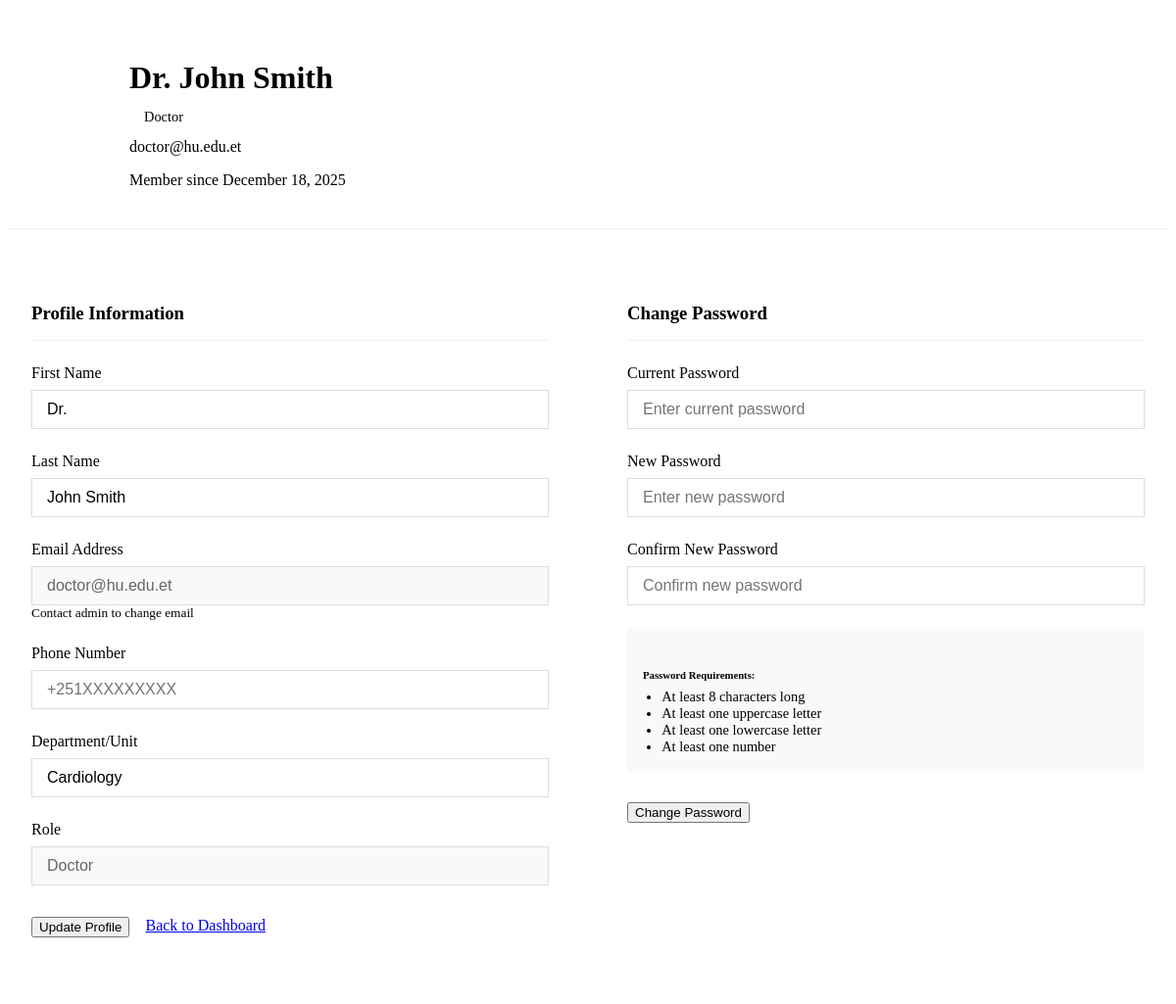
The app's page /profile.php (signed in) with its own data.
### tables this page shows
CREATE TABLE IF NOT EXISTS users (
    id INT AUTO_INCREMENT PRIMARY KEY,
    email VARCHAR(100) UNIQUE NOT NULL,
    password VARCHAR(255) NOT NULL,
    full_name VARCHAR(100) NOT NULL,
    user_role ENUM('admin', 'doctor', 'nurse', 'patient') DEFAULT 'patient',
    department VARCHAR(100),
    specialization VARCHAR(100),
    phone VARCHAR(20),
    address TEXT,
    profile_image VARCHAR(255),
    status ENUM('active', 'inactive', 'pending') DEFAULT 'pending',
    last_login DATETIME,
    created_at TIMESTAMP DEFAULT CURRENT_TIMESTAMP,
    updated_at TIMESTAMP DEFAULT CURRENT_TIMESTAMP ON UPDATE CURRENT_TIMESTAMP,
    INDEX idx_status (status)
);

### database.php (called while the page is built, shortened)
<?php
class Database
{
    private static $pdo = null;
    public static function connect()
    {
        if (self::$pdo === null) {
            try {
                $host = 'localhost';
                $dbname = 'haramaya_cms';
                $username = 'root';
                $password = '';
                self::$pdo = new PDO(
                    "mysql:host=$host;dbname=$dbname;charset=utf8mb4",
                    $username,
                    $password,
                    [
                        PDO::ATTR_ERRMODE => PDO::ERRMODE_EXCEPTION,
                        PDO::ATTR_DEFAULT_FETCH_MODE => PDO::FETCH_ASSOC,
                        PDO::ATTR_EMULATE_PREPARES => false
                    ]
                );
            } catch (PDOException $e) {
                die("Database connection failed: " . $e->getMessage());
            }
        }
        return self::$pdo;
    }
    public static function fetch($sql, $params = [])
    {
        $pdo = self::connect();
        $stmt = $pdo->prepare($sql);
        $stmt->execute($params);
        return $stmt->fetch();
    }
}

### functions.php (called while the page is built, shortened)
<?php
require_once 'database.php';
class Helper
{
    public static function formatDate($date, $format = 'F j, Y')
    {
        return date($format, strtotime($date));
    }
}
?>

### profile.php (the view, shortened to what this page needs)
<?php
require_once '../includes/functions.php';
$user = Database::fetch("SELECT * FROM users WHERE id = ?", [$_SESSION['user_id']]);
$name_parts = explode(' ', $user['full_name'] ?? '', 2);
$user['first_name'] = $name_parts[0] ?? '';
$user['last_name'] = $name_parts[1] ?? '';
$user['role'] = $user['user_role'] ?? $user['role'] ?? 'staff';
?>
<div class="profile-container">
    <div class="container">
        <div class="profile-header">
            <div class="profile-avatar">
            </div>
            <div class="profile-info">
                <h1><?php echo htmlspecialchars($user['first_name'] . ' ' . $user['last_name']); ?></h1>
                <span class="profile-role"><?php echo htmlspecialchars($user['role']); ?></span>
                <p style="margin-top: 0.5rem; color: var(--gray-color);">
                    <i class="fas fa-envelope"></i> <?php echo htmlspecialchars($user['email']); ?>
                </p>
                <p style="color: var(--gray-color);">
                    Member since <?php echo Helper::formatDate($user['created_at']); ?>
                </p>
            </div>
        </div>
        <div class="profile-content">
            <div class="profile-section">
                <h3 class="section-title">Profile Information</h3>
                <form method="POST" action="">
                    <div class="form-group">
                        <label for="first_name">First Name</label>
                        <input type="text" id="first_name" name="first_name" class="form-control" required
                            value="<?php echo htmlspecialchars($user['first_name']); ?>">
                    </div>
                    <div class="form-group">
                        <label for="last_name">Last Name</label>
                        <input type="text" id="last_name" name="last_name" class="form-control" required
                            value="<?php echo htmlspecialchars($user['last_name']); ?>">
                    </div>
                    <div class="form-group">
                        <label for="email">Email Address</label>
                        <input type="email" id="email" name="email" class="form-control readonly-field"
                            value="<?php echo htmlspecialchars($user['email']); ?>" readonly>
                        <small style="color: var(--gray-color);">Contact admin to change email</small>
                    </div>
                    <div class="form-group">
                        <label for="phone">Phone Number</label>
                        <input type="tel" id="phone" name="phone" class="form-control" placeholder="+251XXXXXXXXX"
                            value="<?php echo htmlspecialchars($user['phone'] ?? ''); ?>">
                    </div>
                    <div class="form-group">
                        <label for="department">Department/Unit</label>
                        <input type="text" id="department" name="department" class="form-control"
                            placeholder="Enter your department"
                            value="<?php echo htmlspecialchars($user['department'] ?? ''); ?>">
                    </div>
                    <div class="form-group">
                        <label for="role">Role</label>
                        <input type="text" id="role" name="role" class="form-control readonly-field"
                            value="<?php echo htmlspecialchars(ucfirst($user['role'])); ?>" readonly>
                    </div>
                    <div class="btn-group">
                        <button type="submit" name="update_profile" class="btn btn-primary">
                            <i class="fas fa-save"></i> Update Profile
                        </button>
                        <a href="dashboard.php" class="btn btn-outline">
                            <i class="fas fa-arrow-left"></i> Back to Dashboard
                        </a>
                    </div>
                </form>
            </div>
            <div class="profile-section">
                <h3 class="section-title">Change Password</h3>
                <form method="POST" action="">
                    <div class="form-group">
                        <label for="current_password">Current Password</label>
                        <input type="password" id="current_password" name="current_password" class="form-control"
                            required placeholder="Enter current password">
                    </div>
                    <div class="form-group">
                        <label for="new_password">New Password</label>
                        <input type="password" id="new_password" name="new_password" class="form-control" required
                            placeholder="Enter new password">
                    </div>
                    <div class="form-group">
                        <label for="confirm_password">Confirm New Password</label>
                        <input type="password" id="confirm_password" name="confirm_password" class="form-control"
                            required placeholder="Confirm new password">
                    </div>
                    <div class="mb-3" style="padding: 1rem; background: #f8f9fa; border-radius: var(--border-radius);">
                        <h6 style="margin-bottom: 0.5rem; color: var(--dark-color);">Password Requirements:</h6>
                        <ul style="margin: 0; padding-left: 1.2rem; font-size: 0.9rem; color: var(--gray-color);">
                            <li>At least 8 characters long</li>
                            <li>At least one uppercase letter</li>
                            <li>At least one lowercase letter</li>
                            <li>At least one number</li>
                        </ul>
                    </div>
                    <div class="btn-group">
                        <button type="submit" name="change_password" class="btn btn-primary">
                            <i class="fas fa-key"></i> Change Password
                        </button>
                    </div>
                </form>
            </div>
        </div>
    </div>
</div>

### profile.php (style rules this page uses)
.profile-container { padding: 2rem 0; }
.profile-header { display: flex; align-items: center; margin-bottom: 2rem; padding-bottom: 1.5rem; border-bottom: 1px solid #f0f0f0; }
.profile-avatar { width: 100px; height: 100px; border-radius: 50%; background: linear-gradient(135deg, var(--primary-color), var(--secondary-color)); display: flex; align-items: center; justify-content: center; color: white; font-size: 2.5rem; margin-right: 1.5rem; }
.profile-info h1 { margin-bottom: 0.5rem; color: var(--dark-color); }
.profile-role { display: inline-block; padding: 5px 15px; background: var(--light-color); color: var(--primary-color); border-radius: 20px; font-size: 0.9rem; font-weight: 500; text-transform: capitalize; }
.profile-content { display: grid; grid-template-columns: 1fr 1fr; gap: 2rem; }
.profile-section { background: white; border-radius: var(--border-radius); box-shadow: var(--box-shadow); padding: 1.5rem; }
.section-title { margin-bottom: 1.5rem; padding-bottom: 1rem; border-bottom: 1px solid #f0f0f0; color: var(--dark-color); }
.form-group { margin-bottom: 1.5rem; }
.form-group label { display: block; margin-bottom: 0.5rem; font-weight: 500; color: var(--dark-color); }
.form-control { width: 100%; padding: 10px 15px; border: 1px solid #ddd; border-radius: var(--border-radius); font-size: 1rem; transition: var(--transition); }
.readonly-field { background-color: #f8f9fa; color: #666; cursor: not-allowed; }
.btn-group { display: flex; gap: 1rem; margin-top: 2rem; }

### records on screen
users: user_role "Doctor", email "doctor@hu.edu.et", created_at "December 18, 2025", department "Cardiology", role "Doctor"

### other values on screen
$user['first_name'] . ' ' . $user['last_name'] "Dr. John Smith"
